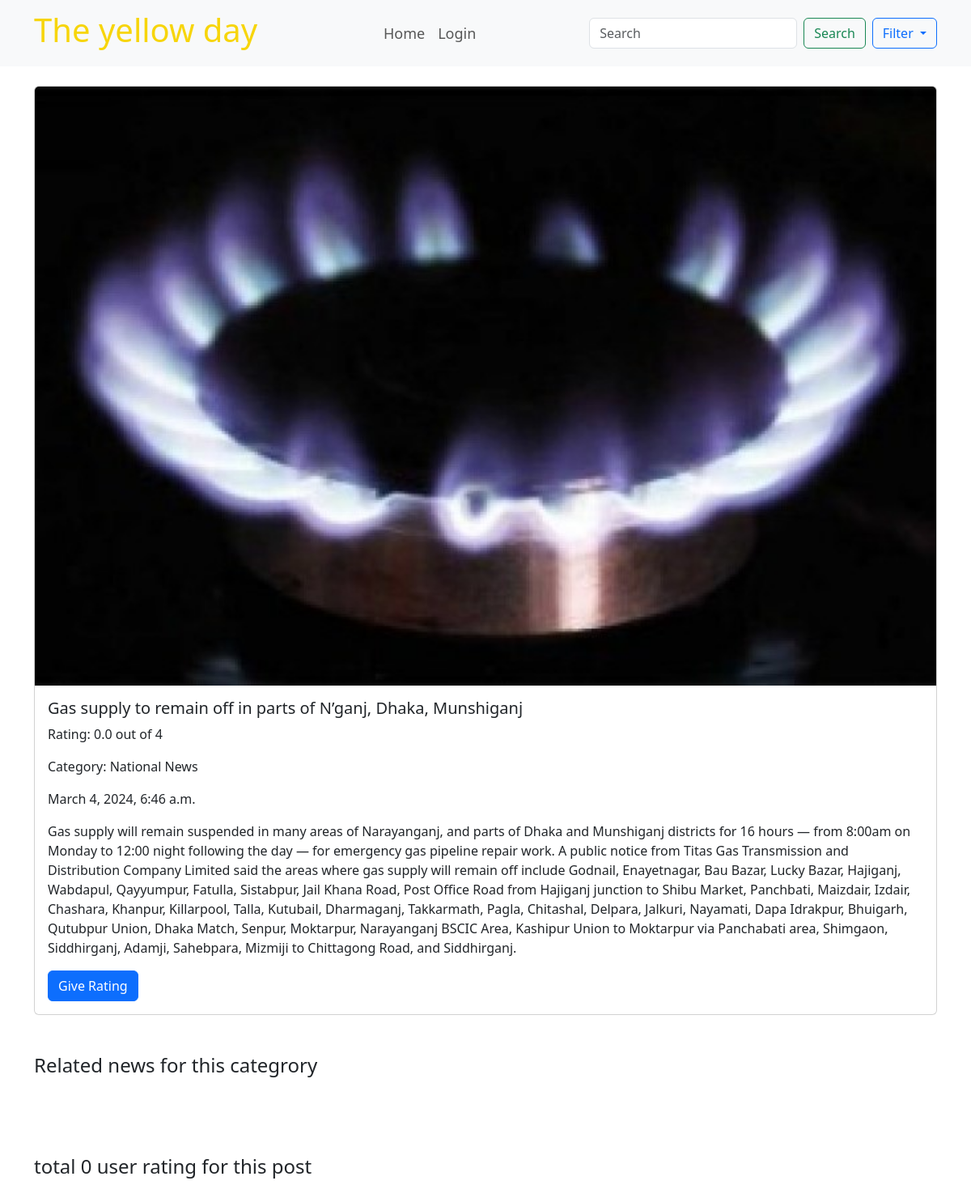
The page /posts/ditials_view/43/ on the database its author committed.
### posts/models.py (models this page shows, shortened)
class Post(models.Model):
    created_at = models.DateTimeField(auto_now_add = True)
    edited_at = models.DateTimeField(auto_now = True)
    categroy = models.ForeignKey(Category,on_delete=models.CASCADE,blank=True,default=None)
    headline = models.CharField(max_length=200)
    description = models.TextField()
    editor = models.ForeignKey(EditorsProfile,on_delete=models.CASCADE,related_name='my_post')
    image = models.ImageField(upload_to='photos/post_img')
    viwes_of_this = models.IntegerField(blank=True,default=0)
    def rating(self):
       now = 0.0
       ave = now
       qeryset_of_rating = Rating.objects.filter(post=self).exists()
       if qeryset_of_rating:
            qeryset_of_rating = Rating.objects.filter(post=self)
            n = qeryset_of_rating.count()
            for i in qeryset_of_rating:now+=i.rating
            ave = now/n
       return  round(ave, 1)

class Category(models.Model):
    category_name = models.CharField(max_length=200)
    def __str__(self):return self.category_name

### posts/views.py (the view)
# urls.py: path('ditials_view/<int:pk>/',ditials_view, name='ditials_view'),
def ditials_view(request,pk):
   single_news = Post.objects.get(pk=pk)
   single_news.viwes_of_this+=1
   single_news.save()
   cata_gory_now = single_news.categroy
   all_news = Post.objects.filter(categroy=cata_gory_now)
   all_rating_for_this_news = Rating.objects.filter(post=single_news)
   category = Category.objects.all()
   categories_with_news = []
   ralated_nwes=[]
   for i in all_news:
       if i != single_news and len(ralated_nwes)<2:
            ralated_nwes.append(i)
       if len(ralated_nwes)>1:break
   for cata in category:
           yes_there_is_atlest_one_news_for_this_cata = Post.objects.filter(categroy=cata)
           if   yes_there_is_atlest_one_news_for_this_cata: categories_with_news.append(cata)
   return render(request,'newsditala.html',{'single_news':single_news,'all_rating_for_this_news': all_rating_for_this_news,'category':categories_with_news,'ralated_nwes':ralated_nwes})

### posts/templates/newsditala.html (shortened to what this page needs)
{% extends "base.html" %}
{% block content %}
<div class="col">
    <div class="card">
        <img src="{{ single_news.image.url }}" class="card-img-top" alt="{{ single_news.title }}">
        <div class="card-body">
            <h5 class="card-title">{{ single_news.headline }}</h5>
            <p class="card-text">Rating: {{ single_news.rating }} out of 4</p>
            <p class="card-text">Category: {{ single_news.categroy }}</p>
            <p class="card-text">{{ single_news.created_at }}</p>
            <p class="card-text">{{ single_news.description }}</p>
            <a href="{% url 'rate_a_news' single_news.id %}">
                <button class="btn btn-primary">Give Rating</button>
            </a>
        </div>
    </div>
</div>
<h4 class="card-text" style="margin: auto;">Related news for this categrory </h4>
<h4 class="card-text" style="margin: auto;">total {{ all_rating_for_this_news|length }} user rating for this post </h4>
{% endblock %}

### rows shown on the page
Post: image (picture), headline "Gas supply to remain off in parts of N’ganj, Dhaka, Munshiganj", rating "0.0", categroy "National News", created_at "March 4, 2024, 6:46 a.m.", description "Gas supply will remain suspended in many areas of Narayanganj, and parts of Dhaka and Munshiganj districts for 16 hours — from 8:00am on Monday to 12:00 night following the day — for emergency gas pipeline repair work. A public notice from Titas Gas Transmission and Distribution Company Limited said the areas where gas supply will remain off include Godnail, Enayetnagar, Bau Bazar, Lucky Bazar, Hajiganj, Wabdapul, Qayyumpur, Fatulla, Sistabpur, Jail Khana Road, Post Office Road from Hajiganj junction to Shibu Market, Panchbati, Maizdair, Izdair, Chashara, Khanpur, Killarpool, Talla, Kutubail, Dharmaganj, Takkarmath, Pagla, Chitashal, Delpara, Jalkuri, Nayamati, Dapa Idrakpur, Bhuigarh,…"

### other values the page prints
{{ all_rating_for_this_news|length }} "0"
